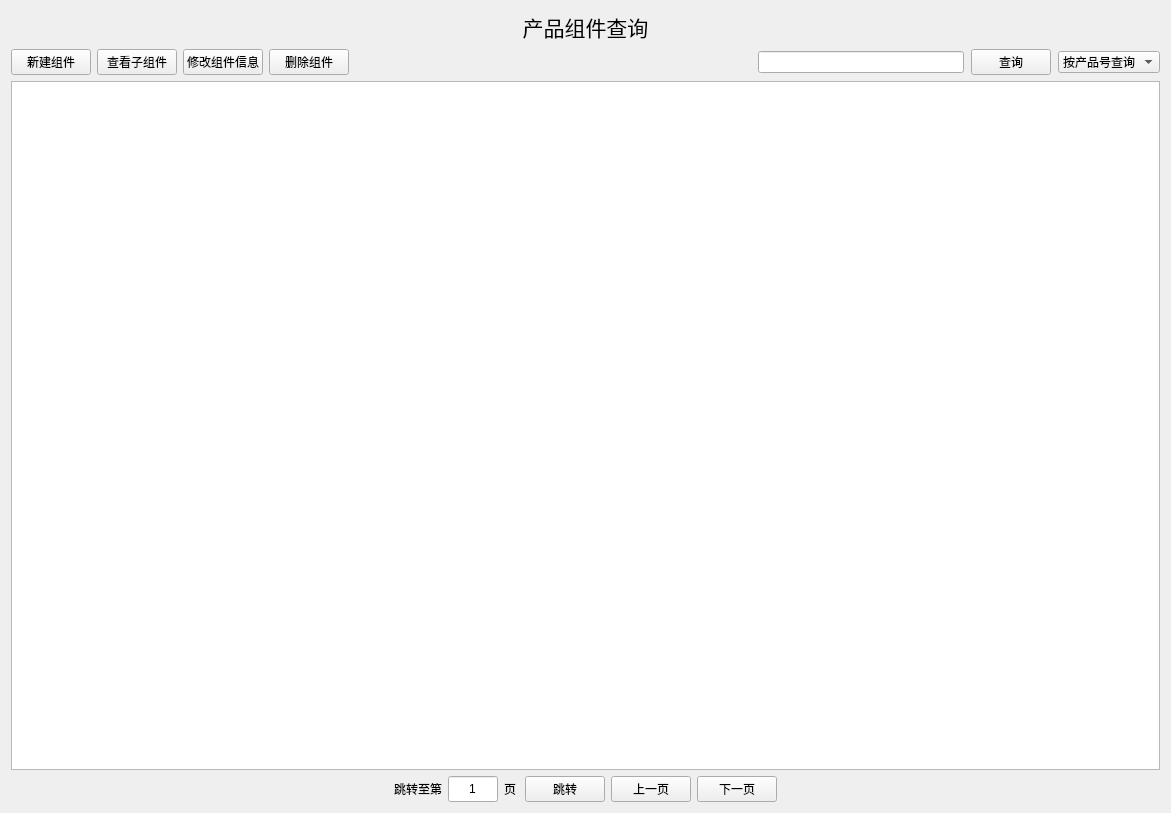
<?xml version="1.0" encoding="UTF-8"?>
<ui version="4.0">
 <class>Form</class>
 <widget class="QWidget" name="Form">
  <property name="geometry">
   <rect>
    <x>0</x>
    <y>0</y>
    <width>1171</width>
    <height>813</height>
   </rect>
  </property>
  <property name="windowTitle">
   <string>Form</string>
  </property>
  <layout class="QVBoxLayout" name="verticalLayout">
   <item>
    <widget class="QLabel" name="label">
     <property name="font">
      <font>
       <pointsize>16</pointsize>
      </font>
     </property>
     <property name="text">
      <string>产品组件查询</string>
     </property>
     <property name="alignment">
      <set>Qt::AlignCenter</set>
     </property>
     <property name="margin">
      <number>20</number>
     </property>
    </widget>
   </item>
   <item>
    <layout class="QHBoxLayout" name="horizontalLayout_3">
     <item>
      <layout class="QHBoxLayout" name="horizontalLayout_5">
       <item>
        <widget class="QPushButton" name="addComponentButton">
         <property name="text">
          <string>新建组件</string>
         </property>
        </widget>
       </item>
       <item>
        <widget class="QPushButton" name="selectSubComponent">
         <property name="text">
          <string>查看子组件</string>
         </property>
        </widget>
       </item>
       <item>
        <widget class="QPushButton" name="alterComponentButton">
         <property name="text">
          <string>修改组件信息</string>
         </property>
        </widget>
       </item>
      </layout>
     </item>
     <item>
      <widget class="QPushButton" name="deleteComponentButton">
       <property name="text">
        <string>删除组件</string>
       </property>
      </widget>
     </item>
     <item>
      <spacer name="horizontalSpacer">
       <property name="orientation">
        <enum>Qt::Horizontal</enum>
       </property>
       <property name="sizeHint" stdset="0">
        <size>
         <width>40</width>
         <height>20</height>
        </size>
       </property>
      </spacer>
     </item>
     <item>
      <layout class="QHBoxLayout" name="horizontalLayout">
       <property name="spacing">
        <number>7</number>
       </property>
       <item>
        <widget class="QLineEdit" name="searchEdit">
         <property name="maximumSize">
          <size>
           <width>500</width>
           <height>16777215</height>
          </size>
         </property>
        </widget>
       </item>
       <item>
        <widget class="QPushButton" name="searchButton">
         <property name="text">
          <string>查询</string>
         </property>
        </widget>
       </item>
       <item>
        <widget class="QComboBox" name="comboBox">
         <item>
          <property name="text">
           <string>按产品号查询</string>
          </property>
         </item>
         <item>
          <property name="text">
           <string>按产品名查询</string>
          </property>
         </item>
         <item>
          <property name="text">
           <string>按批次号查询</string>
          </property>
         </item>
        </widget>
       </item>
      </layout>
     </item>
    </layout>
   </item>
   <item>
    <widget class="QTableView" name="tableView"/>
   </item>
   <item>
    <layout class="QHBoxLayout" name="horizontalLayout_4">
     <item>
      <spacer name="horizontalSpacer_2">
       <property name="orientation">
        <enum>Qt::Horizontal</enum>
       </property>
       <property name="sizeHint" stdset="0">
        <size>
         <width>40</width>
         <height>20</height>
        </size>
       </property>
      </spacer>
     </item>
     <item>
      <layout class="QHBoxLayout" name="horizontalLayout_2">
       <item>
        <widget class="QLabel" name="label_2">
         <property name="text">
          <string>跳转至第</string>
         </property>
        </widget>
       </item>
       <item>
        <widget class="QLineEdit" name="jumpEdit">
         <property name="maximumSize">
          <size>
           <width>50</width>
           <height>50</height>
          </size>
         </property>
         <property name="text">
          <string>1</string>
         </property>
         <property name="maxLength">
          <number>9999</number>
         </property>
         <property name="alignment">
          <set>Qt::AlignCenter</set>
         </property>
        </widget>
       </item>
       <item>
        <widget class="QLabel" name="totalPageLabel">
         <property name="text">
          <string>页</string>
         </property>
        </widget>
       </item>
       <item>
        <widget class="QPushButton" name="jumpButton">
         <property name="text">
          <string>跳转</string>
         </property>
        </widget>
       </item>
       <item>
        <widget class="QPushButton" name="previousButton">
         <property name="text">
          <string>上一页</string>
         </property>
        </widget>
       </item>
       <item>
        <widget class="QPushButton" name="nextButton">
         <property name="text">
          <string>下一页</string>
         </property>
        </widget>
       </item>
      </layout>
     </item>
     <item>
      <spacer name="horizontalSpacer_3">
       <property name="orientation">
        <enum>Qt::Horizontal</enum>
       </property>
       <property name="sizeHint" stdset="0">
        <size>
         <width>40</width>
         <height>20</height>
        </size>
       </property>
      </spacer>
     </item>
    </layout>
   </item>
  </layout>
 </widget>
 <resources/>
 <connections/>
</ui>
